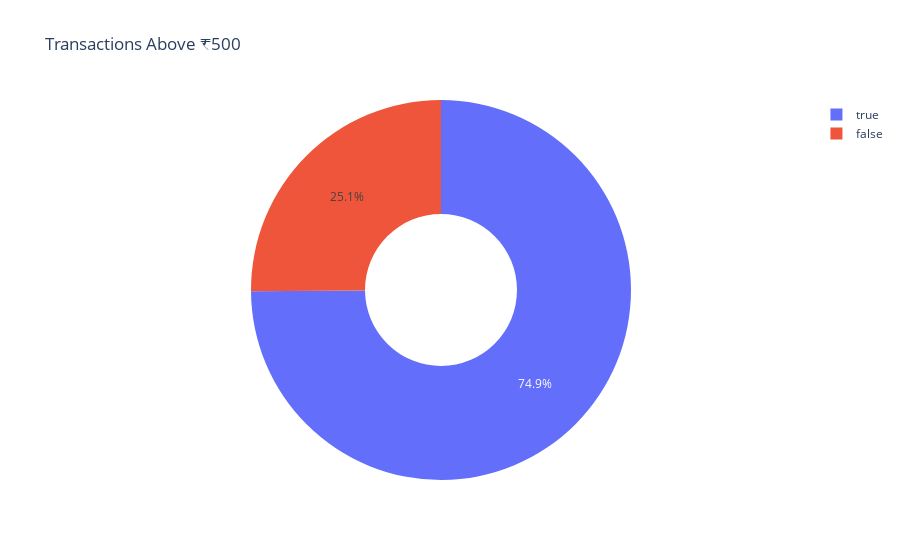

Source (notebook cell):
### Markdown cell above
23.What % of transactions are above ₹500 (Donut Chart)

### Code cell
df['HighValue'] = df['Amount'] > 500
value_count = df['HighValue'].value_counts().reset_index()
value_count.columns = ['Above_500', 'Count']
fig = px.pie(value_count, names='Above_500', values='Count', hole=0.4,
             title='Transactions Above ₹500')
fig.show()

### Figure 1 — Plotly figure (JSON) as saved in the notebook; plotly's stock layout.template omitted (floating-point values rounded to 4 significant figures)
{"data": [{"domain": {"x": [0, 1], "y": [0, 1]}, "hole": 0.4, "hovertemplate": "Above_500=%{label}<br>Count=%{value}<extra></extra>", "labels": [true, false], "legendgroup": "", "name": "", "showlegend": true, "type": "pie", "values": [14980, 5020]}], "layout": {"legend": {"tracegroupgap": 0}, "title": {"text": "Transactions Above ₹500"}}}
